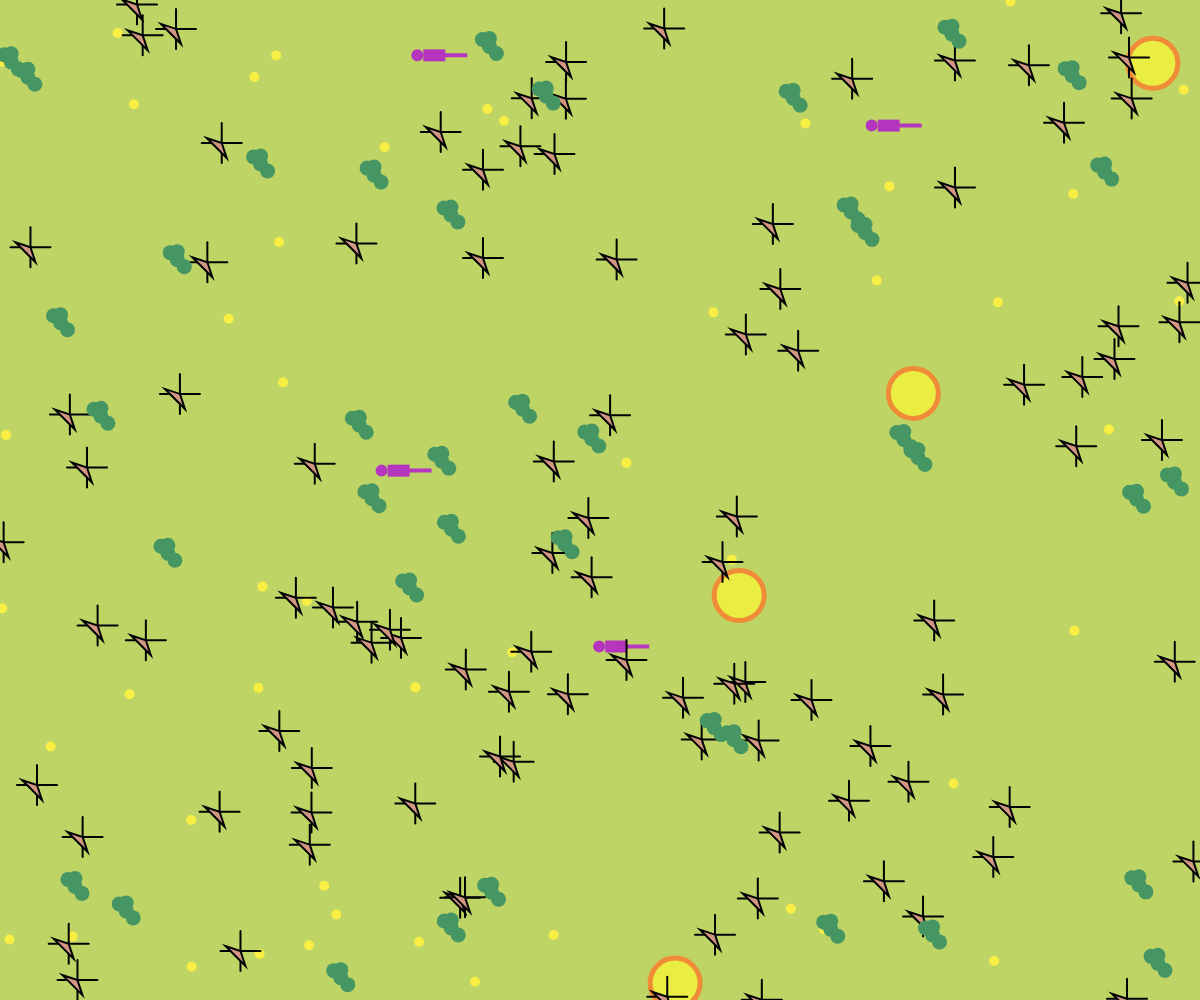
Frame 1 (no input)
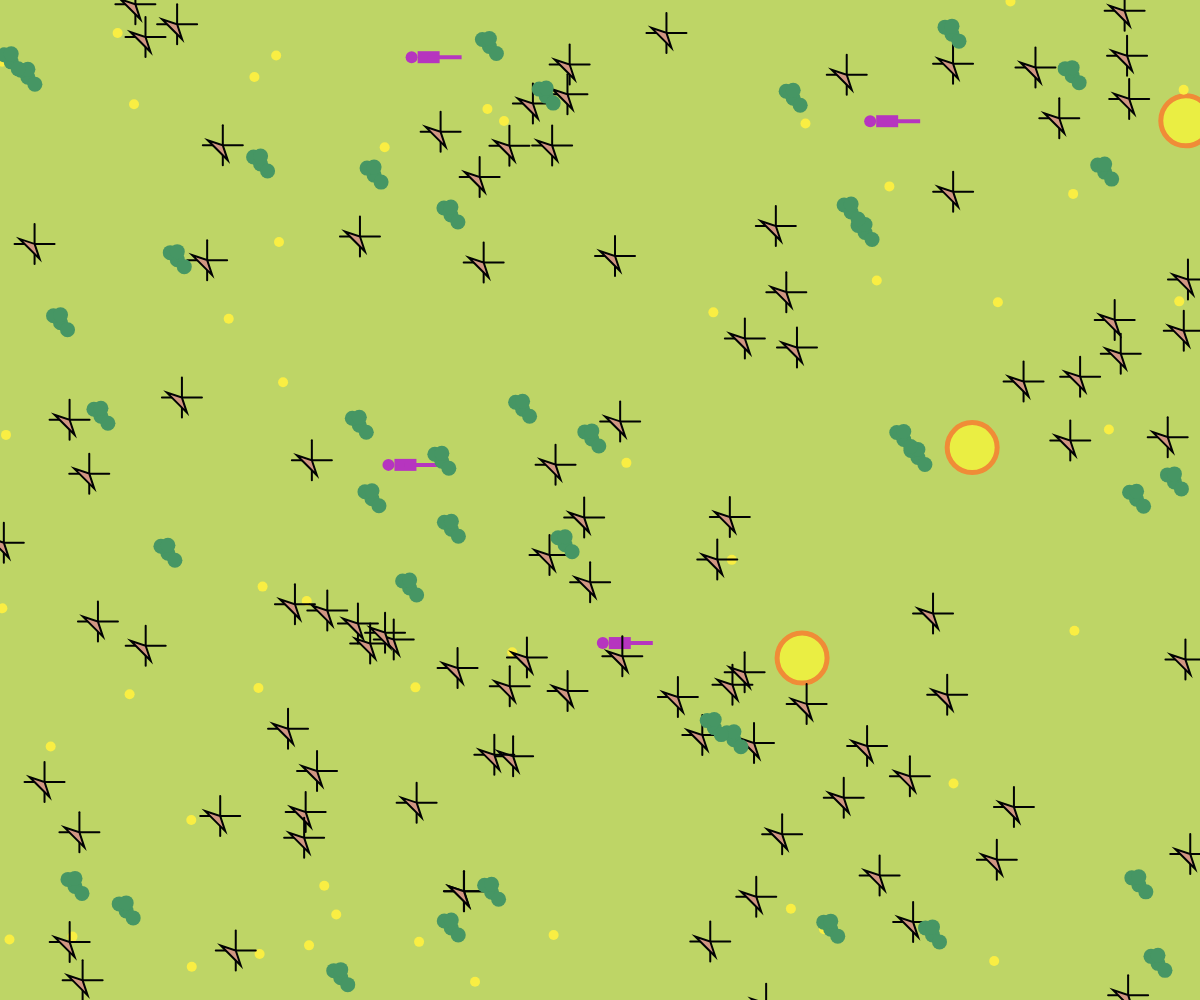
Frame 60 (no input)
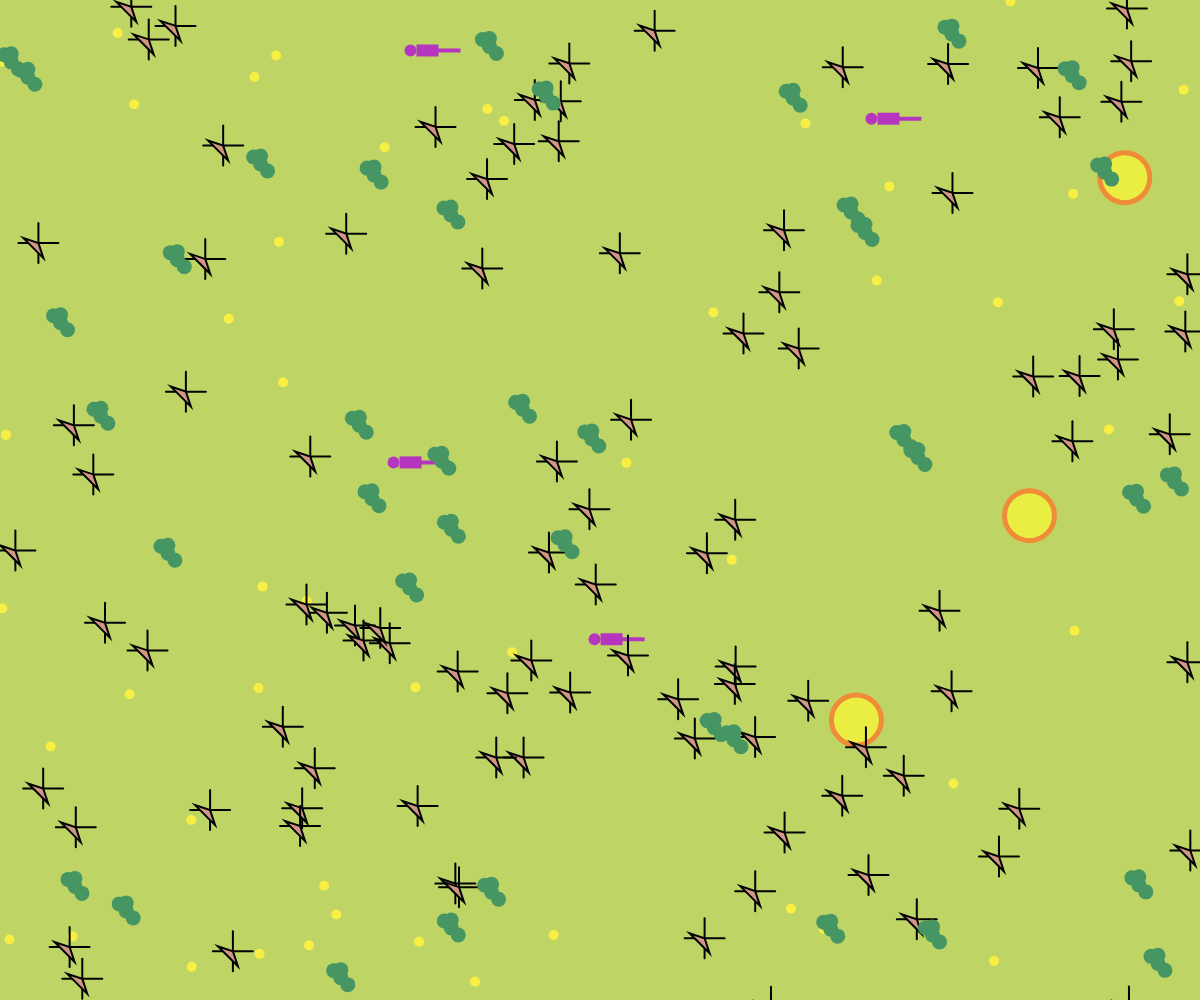
Frame 120 (the mouse pressed at the canvas centre since frame 60)

The p5.js sketch that drew these frames (run headless with seeded random() and noise() and a simulated clock; from frame 60 on, the mouse is pressed at the canvas centre):

// p5.js sketch
// ── sketch.js
var r, g, b;

//var gacelas;
var gacelas = [];
var numGacelas = 100;

//var arbustos;
var arbustos = [];
var numArbustos = 50;

//var leon;
var manada = [];
var numLeones = 4;

//var camaleón;
var camaleón = [];
var numCamaleones = 4;

//var árboles;
var árbol = [];
var numÁrboles = 40;

function setup() {
  createCanvas(windowWidth, windowHeight);
	r = random(255);
  g = random(255);
  b = random(255);

  //gacelas = new presa();
  for (var i = 0; i < numGacelas; i = i + 1) {
    gacelas [i] = new Presa(); }
	
	//arbustos = new arbusto();
  for (var i = 0; i < numArbustos; i = i + 1) {
    arbustos [i] = new Arbusto(); }

  //leon = new predador();
  for (var i = 0; i < numLeones; i = i + 1) {
    manada[i] = new Predador();  } 

	//camaleón = new camaleón();
  for (var i = 0; i < numCamaleones; i = i + 1) {
    camaleón[i] = new Camaleón();  }
	
	//árboles = new bosque();
  for (var i = 0; i < numÁrboles; i = i + 1) {
    árbol[i] = new Bosque();  }
}

function draw() {
  background(190,213,102);
 //Leones
  for (var i = 0; i < numLeones; i = i + 1) {
    manada [i].dibujarse();
    manada [i].moverse(); }
	
	 //Arbustos
  for (var i = 0; i < numArbustos; i = i + 1) {
    arbustos [i].dibujarse();}

	//Camaleones
	for (var i = 0; i < numCamaleones; i = i + 1) {
    camaleón [i].dibujarse();
	  camaleón [i].moverse();}
	
 //Gacelas
  for (var i = 0; i < numGacelas; i = i + 1) {
    gacelas [i].dibujarse();
    gacelas [i].moverse();
	//lasGacelas[i].crecer();
  for (var j = 0; j < numLeones; j = j + 1) {
      var distCentro = dist(manada[j].x, manada[j].y, gacelas [i].x, gacelas [i].y);

      if (distCentro < manada[j].tamano/2) {
        gacelas [i].morir();  }    }  }
	
	//Árboles
	for (var i = 0; i < numÁrboles; i = i + 1) {
    árbol [i].dibujarse();
	//lasGacelas[i].crecer();
  for (var u = 0; u < numGacelas; u = u + 1) {
      var distCeentro = dist(gacelas[u].x, gacelas[u].y, árbol [i].x, árbol [i].y);

      if (distCeentro < gacelas[u].tamano/2) {
        árbol [i].morir();  }    } 
	}
	
}

//Interacciones
//Nuevo león
function keyReleased() {
  if (keyCode == 32) {
    numLeones = numLeones+1;
    manada[manada.length] = new Predador();}   
//Nuevos árbustos amarillos
	if (keyCode == 13) {
    numArbustos = numArbustos-1;
    arbustos[arbustos.length] = new Arbusto();} 
//Camaleones 
	if (keyCode == 20) {
		numCamaleones = numCamaleones+1
		camaleón[camaleón.length] = new Camaleón()
		
	}
}

//Bosque árboles
function Bosque() {
  this.x = random(0, width);
  this.y = random(0, height);
  this.tamano = 15;
  this.viva = true;
 
  this.dibujarse = function() {
   if (this.viva == true) { 
		fill(70,150,100);
		noStroke();
    ellipse(this.x, this.y, this.tamano, this.tamano);
	  ellipse(this.x+7, this.y+7, this.tamano, this.tamano);
	  ellipse(this.x-7, this.y-7, this.tamano, this.tamano);
	  ellipse(this.x, this.y-8, this.tamano, this.tamano);}  }
 
  this.moverse = function() {
    this.x = this.x + random(-1, 1);
    this.y = this.y + random(-1, 1);  }

  this.crecer = function() {
    this.tamano = this.tamano + random(0.3, 0.6);  }

  this.morir = function() {
  this.viva = false;}}

//Manada presa
function Presa() {
  this.x = random(0, width);
  this.y = random(0, height);
  this.tamano = 20;
  this.viva = true;

  this.dibujarse = function() {
		stroke(1,2,3);
		strokeWeight(2);
    if (this.viva == true) {
      line(this.x, this.y-this.tamano, this.x, this.y+this.tamano);
      line(this.x-this.tamano, this.y, this.x+this.tamano, this.y);
			fill(210,150,130);
		  triangle(this.x,this.y,this.x+5,this.y+15,this.x-15,this.y-5);}  }
 
  this.moverse = function() {
    this.x = this.x + random(-1, 1);
    this.y = this.y + random(-1, 1);  }

  this.crecer = function() {
    this.tamano = this.tamano + random(0.3, 0.6);  }

  this.morir = function() {
    this.viva = false;  }}

//Arbustos amarillos
function Arbusto() {
  this.x = random(0, width);
  this.y = random(0, height);
  this.dirX = 1;
  this.dirY = 1;
  this.tamano = 10;

  this.dibujarse = function() {
		fill(249,238,67);
		noStroke();
    ellipse(this.x, this.y, this.tamano, this.tamano);  }}

//Población de camaleones
function Camaleón() {
  this.x = random(0, width);
  this.y = random(0, height);
  this.dirX = 1;
  this.dirY = 1;
  this.tamano = 12;

  this.dibujarse = function() {
		fill(r, g, b);
		noStroke();
    ellipse(this.x, this.y, this.tamano, this.tamano);
	  rect(this.x+6, this.y-6, this.tamano+10, this.tamano);
	  rect(this.x+16, this.y-2, this.tamano+22, this.tamano-8);}

  this.moverse = function() {
    this.x = this.x + random(-1, 1);
    this.y = this.y + random(-1, 1);  }}
	
//Manada predador
function Predador() {
  this.x = random(0, width);
  this.y = random(0, height);
  this.dirX = 1;
  this.dirY = 1;
  this.tamano = 50;

  this.dibujarse = function() {
		fill(234,238,67);
		stroke(240,140,55);
		strokeWeight(5);
    ellipse(this.x, this.y, this.tamano, this.tamano);  }

  this.moverse = function() {
    if (this.x >= width || this.x <= 0) {
      this.dirX = -this.dirX;
      this.x = this.x + (this.dirX*4);    }
    if (this.y >= width || this.y <= 0) {
      this.dirY = -this.dirY;
      this.y = this.y + (this.dirY*4);    }

    this.x = this.x + (this.dirX*random(0, 2));
    this.y = this.y + (this.dirY*random(0, 2));  }
	

	}
